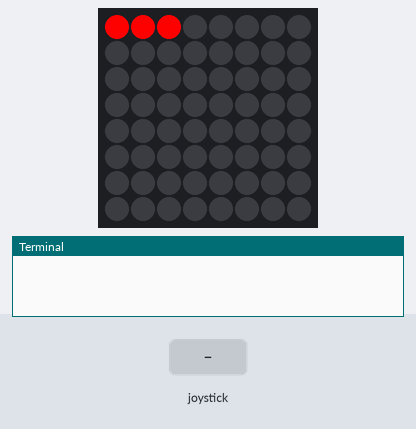
The program below on a simulated Raspberry Pi (BCM pin numbers) with a Sense HAT. Parts: the Sense HAT's 8×8 RGB LED matrix, the last lines printed to the terminal. Inputs (shaded band) come from the test bench.

Above: at 1.2 s.
1.3 s: joystick pushed up
At 2.1 s:
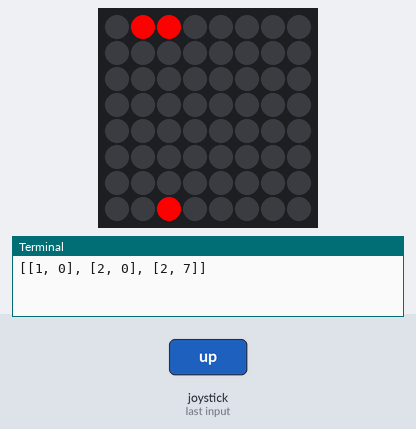
2.8 s: joystick clicked
4.3 s: joystick clicked
At 5.5 s:
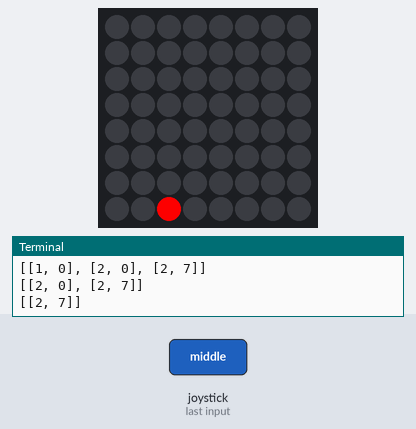
5.8 s: joystick pushed up
At 6.8 s:
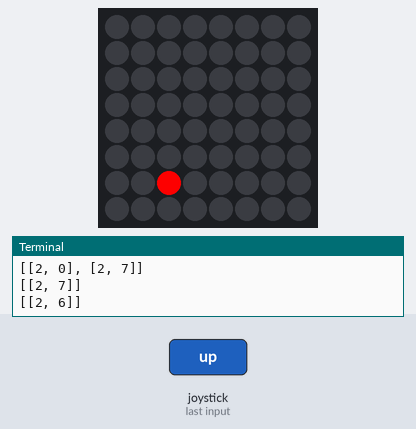
7.3 s: joystick pushed up
8.8 s: joystick clicked
At 10.2 s:
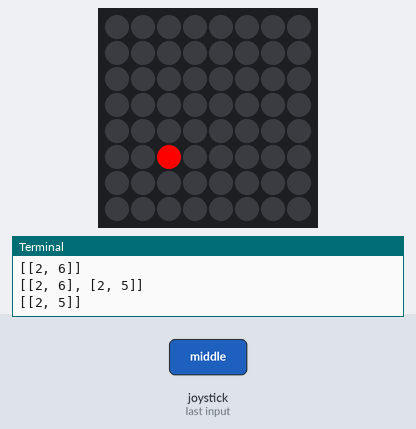
Timing chart, 0 to 11.3 s (numbered marks = the images above; inputs shaded):
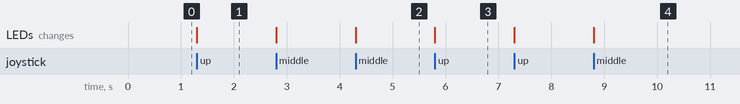

The program:

zmijica_v2.py
```python
from sense_emu import SenseHat
import time
sense=SenseHat()

R=(255,0,0)
G=(0,255,0)
B=(0,0,255)
K=(0,0,0)
sense.clear()

def iscrtaj_tijelo():
    sense.clear()
    for piksel in pozicija:
        sense.set_pixel(piksel[0],piksel[1],R)

pozicija=[[0,0],[1,0],[2,0]]
korak=0

iscrtaj_tijelo()


while True:
    for event in sense.stick.get_events():
        if event.action=='pressed':
            korak+=1
            if event.direction=='up':
                novi_x=pozicija[len(pozicija)-1][0]
                novi_y=pozicija[len(pozicija)-1][1]
                novi_y-=1
                if novi_y==-1:
                    novi_y=7
                nova_pozicija=[novi_x, novi_y]
                pozicija.append(nova_pozicija)


            elif event.direction=='down':
                pozicija[1]+=1
                #sense.show_letter('D')
            elif event.direction=='left':
                pozicija[0]-=1
                #sense.show_letter('L')
            elif event.direction=='right':
                pozicija[0]+=1
                #sense.show_letter('R')
            elif event.direction=='middle':
                pass
            #sense.clear()
            #sense.set_pixel(pozicija[0],pozicija[1],R)
            if korak%5!=0:
                pozicija.pop(0)
            print(pozicija)
            iscrtaj_tijelo()
            time.sleep(0.3)
```

Measured:
- after the input at 1.3 s, the LEDs: change at once (image 1)
- after the input at 4.3 s, the LEDs: change at once (image 2)
- after the input at 5.8 s, the LEDs: change at once (image 3)
- after the input at 8.8 s, the LEDs: change at once (image 4)
